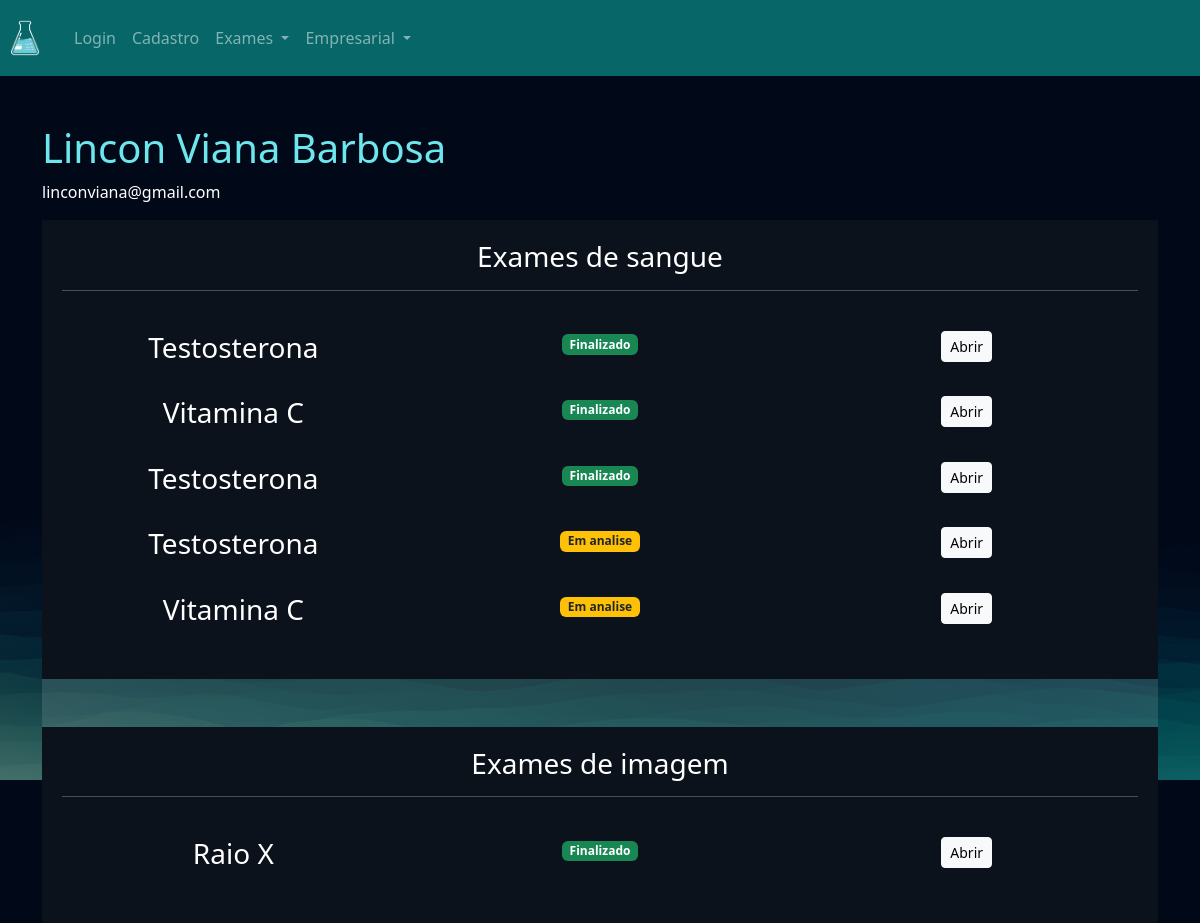
The app's page /empresarial/cliente/1 (signed in) with its own data.
### exames/models.py (models this page shows, shortened)
class SolicitacaoExame(models.Model):
    choice_status = (
        ('E', 'Em análise'),
        ('F', 'Finalizado')
    )
    usuario = models.ForeignKey(User, on_delete=models.DO_NOTHING)
    exame = models.ForeignKey(TiposExames, on_delete=models.DO_NOTHING)
    status = models.CharField(max_length=2, choices=choice_status)
    resultado = models.FileField(upload_to="resultados", null=True, blank=True)
    requer_senha = models.BooleanField(default=False)
    senha = models.CharField(max_length=16, null=True, blank=True)
    def badge_template(self):
        if self.status == 'E':
            classe = 'bg-warning text-dark'
            texto = "Em analise"
        elif self.status == 'F':
            classe = 'bg-success'
            texto = "Finalizado"
        return mark_safe(f'<span class="badge {classe}">{texto}</span>')

class TiposExames(models.Model):
    tipo_choices = (
        ('I', 'Exame de imagem'),
        ('S', 'Exame de sangue')
    )
    nome = models.CharField(max_length=64)
    tipo = models.CharField(max_length=1, choices=tipo_choices)
    preco = models.FloatField()
    disponivel = models.BooleanField(default=True)
    horario_inicial = models.IntegerField()
    horario_final = models.IntegerField()

### empresarial/views.py (the view)
# urls.py: path('cliente/<int:id>', views.cliente, name="cliente"),
@staff_member_required
def cliente(request, id):
    cliente = User.objects.get(id=id)
    exames = SolicitacaoExame.objects.filter(usuario=cliente)
    return render(request, 'cliente.html', {'cliente': cliente, 'exames': exames})

### empresarial/templates/cliente.html (shortened to what this page needs)
{% extends "bases/base.html" %}
{% load static %}
{% block 'head' %}
    <link href="{% static 'exames/css/exame.css' %}" rel="stylesheet">
    <link href="{% static 'exames/css/gerenciar_pedidos.css' %}" rel="stylesheet">
    <link href="{% static 'exames/css/gerenciar_exames.css' %}" rel="stylesheet">
{% endblock 'head' %}
{% block 'conteudo' %}
    <br>
    <br>
    <div class="container">
        <h3 class="font-destaque">{{cliente.get_full_name}}</h3>
        <p>{{cliente.email}}</p>
        <div class="card card-view">
            <div class="sub-card">
                <h3>Exames de sangue</h3>
                <hr>
                <br>
                {% for exame in exames  %}
                    {% if  exame.exame.tipo == 'S'%}
                        <div class="row">
                            <div class="col-md"><h3>{{exame.exame.nome}}</h3></div>
                            <div class="col-md">{{exame.badge_template}}</div>
                            <div class="col-md">
                                <a href="{% url "exame_cliente" exame.id %}" class="btn btn-light btn-sm">Abrir</a>
                            </div>
                        </div>
                        <br>
                    {% endif %}
                {% endfor %}
            </div>
            <br>
            <br>
            <div class="sub-card">
                <h3>Exames de imagem</h3>
                <hr>
                <br>
                {% for exame in exames  %}
                    {% if  exame.exame.tipo == 'I'%}
                        <div class="row">
                            <div class="col-md"><h3>{{exame.exame.nome}}</h3></div>
                            <div class="col-md">{{exame.badge_template}}</div>
                            <div class="col-md">
                                <a href="{% url "exame_cliente" exame.id %}" class="btn btn-light btn-sm">Abrir</a>
                            </div>
                        </div>
                        <br>
                    {% endif %}
                {% endfor %}
            </div>
        </div>
    </div>
{% endblock 'conteudo' %}

### templates/static/geral/css/base.css (style rules this page uses)
:root { --main-color: #151C34; --dark-color: #0C121C ; --light-color: #6DE6EE; --contrast-color: #f4c96b; --differential-color: #066668; }
* { color: white }
.font-destaque { color: var(--light-color); font-size: 40px; }

### templates/static/exames/css/exame.css (style rules this page uses)
body { background-image: url('/static/geral/img/bg2.png'); background-size: cover; }
.card { background-color: rgba(217, 217, 217, .14); color: white; padding: 15px; }

### templates/static/exames/css/gerenciar_pedidos.css (style rules this page uses)
.card-view { text-align: center; padding: 0; border: none; height: 70vh; }

### templates/static/exames/css/gerenciar_exames.css (style rules this page uses)
.sub-card { background-color: var(--dark-color); padding: 20px; }

### records on screen
SolicitacaoExame: exame.nome "Testosterona", badge_template "Finalizado"
SolicitacaoExame: exame.nome "Vitamina C", badge_template "Finalizado"
SolicitacaoExame: exame.nome "Testosterona", badge_template "Finalizado"
SolicitacaoExame: exame.nome "Testosterona", badge_template "Em analise"
SolicitacaoExame: exame.nome "Vitamina C", badge_template "Em analise"
SolicitacaoExame: exame.nome "Raio X", badge_template "Finalizado"

### other values on screen
{{ cliente.get_full_name }} "Lincon Viana Barbosa"
{{ cliente.email }} "linconviana@gmail.com"
